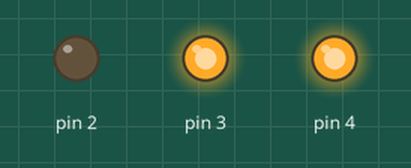
This sketch was run on a simulated Arduino Uno, built with avr-gcc and run on an emulated ATmega328P. Shown: output pins drawn as LEDs (lit = HIGH).

Above: at 1.0 s.
At 5.0 s:
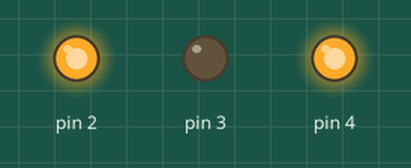
At 9.0 s:
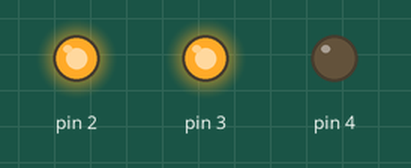
At 11.0 s:
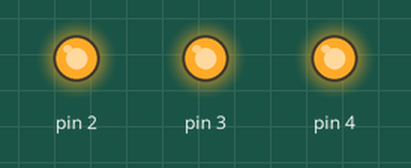
Timing chart, 0 to 15.6 s (numbered marks = the images above):
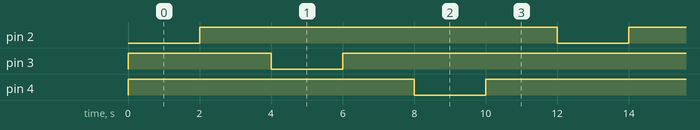

Measured:
- by itself, pin 2–4: alternates HIGH for 10.0 s and LOW for 2.0 s
- by itself, everything shown: repeats every 12.0 s, in 6 steps

The sketch:

Leds_INOUT_HIGHLOW.ino
```cpp
void setup() {
  // put your setup code here, to run once:
    pinMode(2, OUTPUT);
    digitalWrite(2, HIGH);
    pinMode(3, OUTPUT);
    digitalWrite(3, HIGH);
    pinMode(4, OUTPUT);
    digitalWrite(4, HIGH);
}

void loop() {
  // put your main code here, to run repeatedly:
  digitalWrite(2, LOW);
  delay(2000);
  digitalWrite(2, HIGH);
  delay(2000);
  digitalWrite(3, LOW);
  delay(2000);
  digitalWrite(3, HIGH);
  delay(2000);
  digitalWrite(4, LOW);
  delay(2000);
  digitalWrite(4, HIGH);
  delay(2000);
}
```
